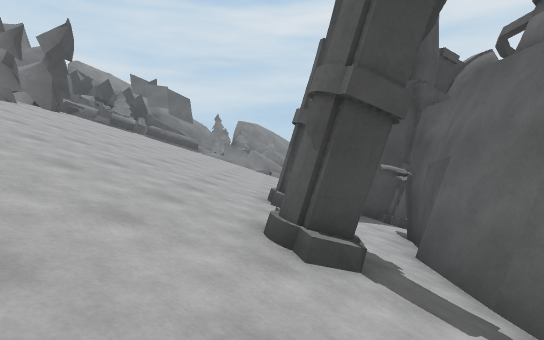
view 1 (above)

20 first-person views from a walk through a Unity game level. The camera is 1.4 m above the floor, tilts 2° down and sees 80° across. The floor is counted in squares, 2 m on a side. Each view is taken from the middle of a square. On the plan, view 1 faces up. The plan holds only what a view shows up to about 10 squares ahead; the rest is blank. The place goes on beyond the plan. The player is left out.

view 2
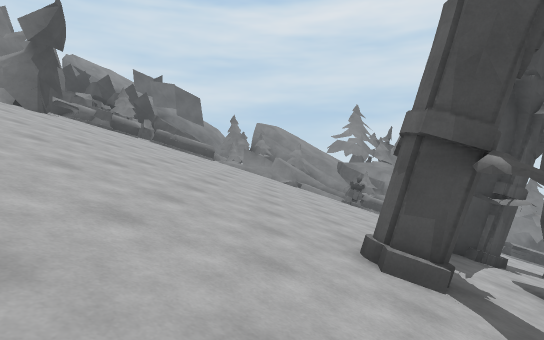

view 3
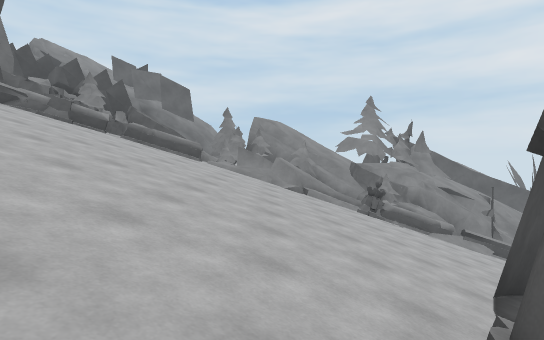

view 4
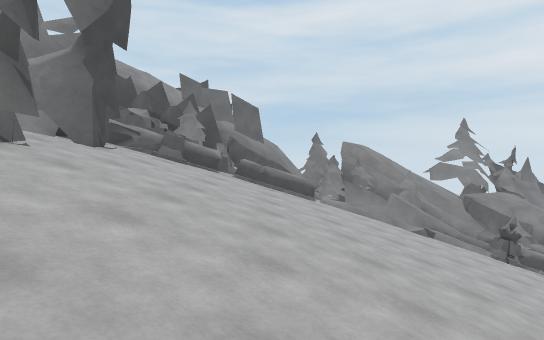

view 5
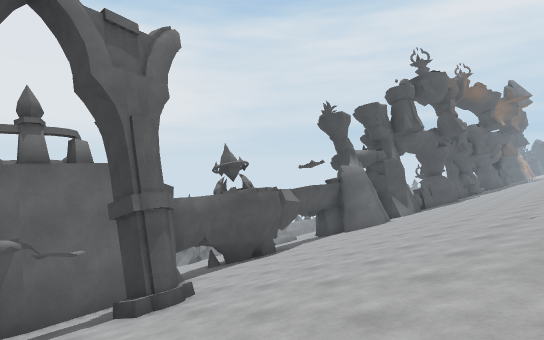

view 6
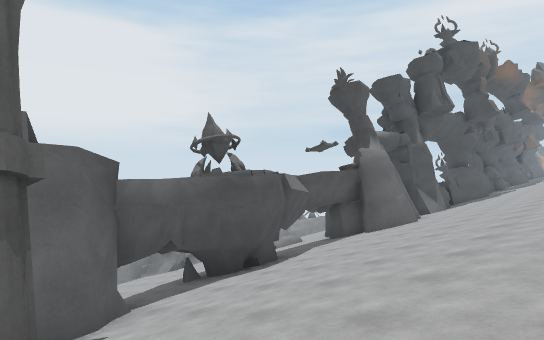

view 7
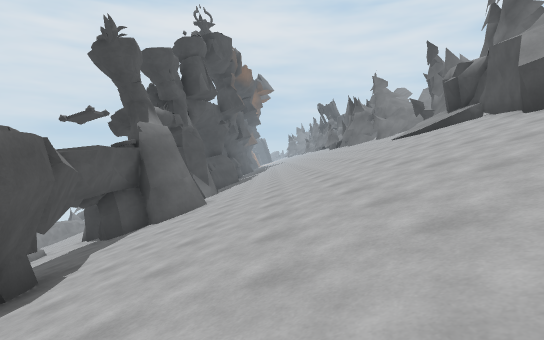

view 8
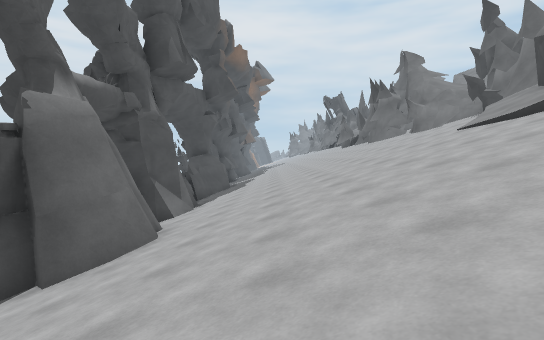

view 9
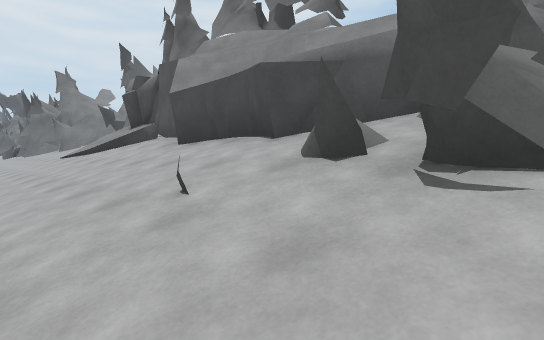

view 10
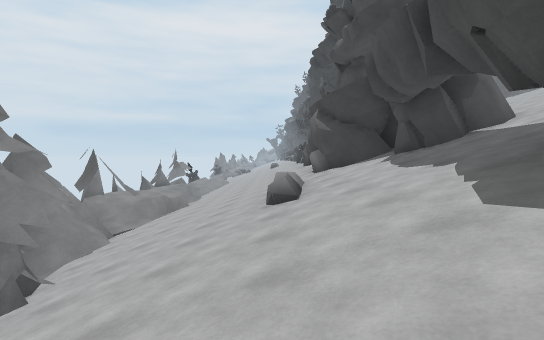

view 11
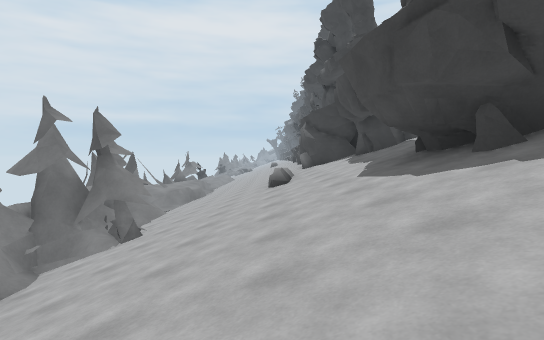

view 12
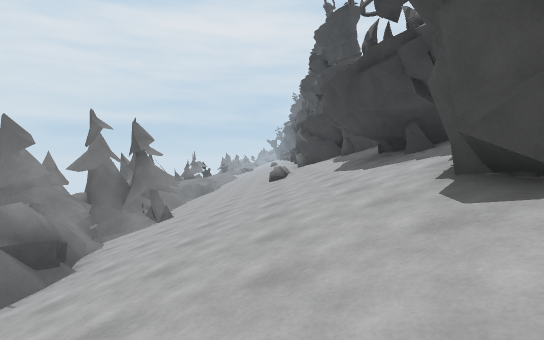

view 13
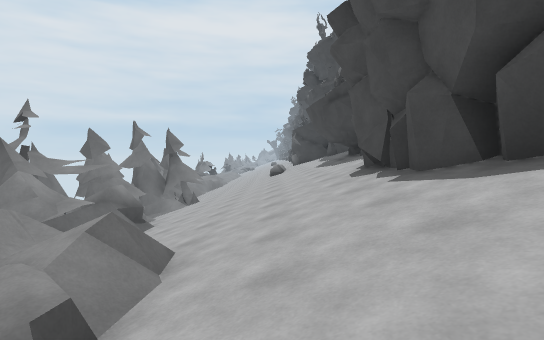

view 14
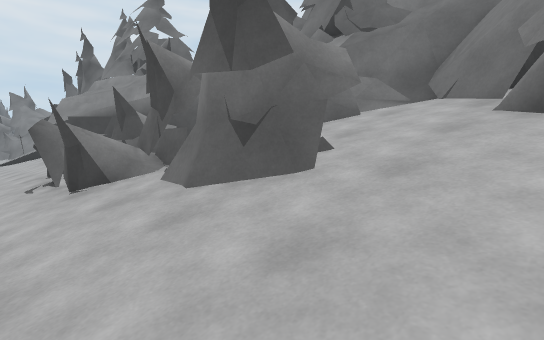

view 15
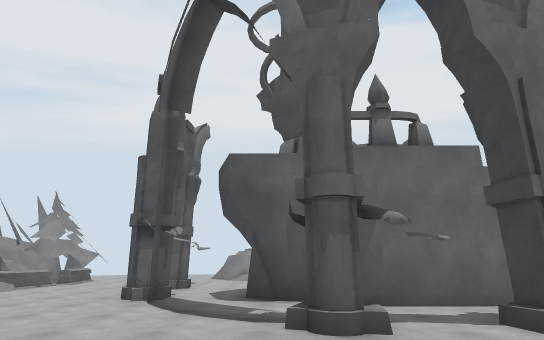

view 16
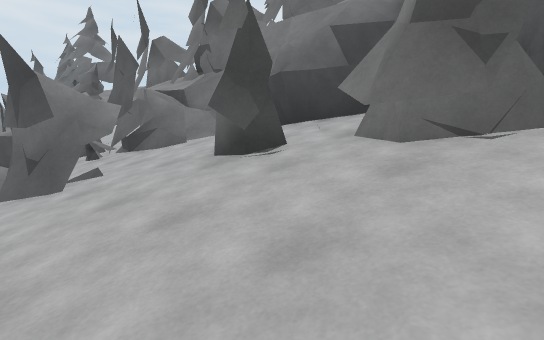

view 17
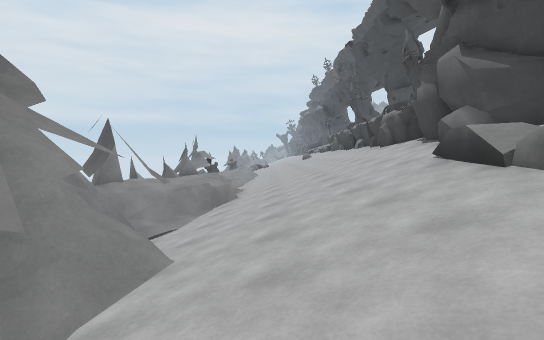

view 18
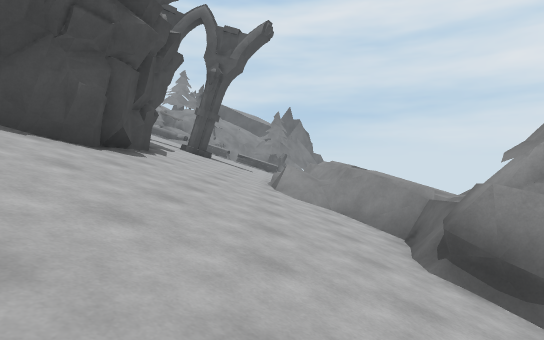

view 19
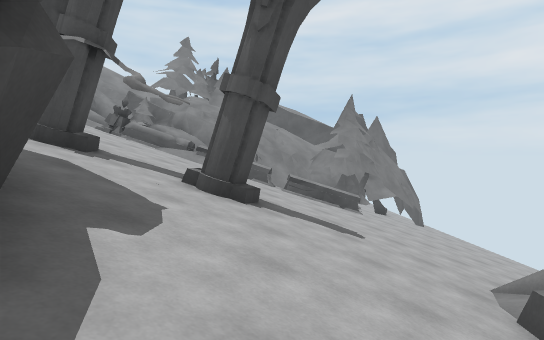

view 20
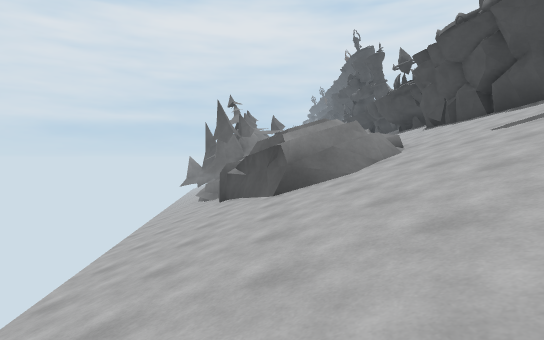

### Floor plan
Key: @ floor where view 1 was taken; # wall or solid block; x gap in a wall; . main floor; : floor 0.25 m higher than the main floor; + floor 0.5 m higher than the main floor; - floor 2.25 m lower than the main floor; * floor 2.5 m higher than the main floor; _ floor 3.75 m lower than the main floor; % floor 4 m higher than the main floor; < floor 4.5 m lower than the main floor; & floor 4.5 m higher than the main floor; $ floor 9.5 m higher than the main floor; / step, stairs or slope; = window, fence, low wall or low ledge; ^ raised ledge; v drop or lower ground.
Columns run from 8 left of view 1 to 14 right of it. Each row starts with its distance up from view 1.
 15      #x#&%
 14 ###= =^^x^v=///.###//
 13 ###===x=^x#=vv=###=//
 12  #^///////////=^/////_
 11 ##////////////////////
 10 ##////////////////////
  9 #////////////#////////
  8 ##////////###/////==//
  7 $////////#=//////=##=/<
  6 ^#///////####///#.+##//
  5 #////////#####///.: #//
  4 #/##/////%#  #///==#=//
  3 ####/////##  #/////=#
  2   ###/////####////=##
  1    ##//////*#/////###
  0 #####///@///=//////##
 -1   ##////////##/////##
 -2    #///////###/////^#
 -3    v////////##////###
 -4    v//////////////###
 -5   ##///////////=///##
 -6   #////////##//////##
 -7   #///////###//////^#
 -8   #////////###/////=#
 -9   #//////// ###////-^
-10  ##/////////###////=##

Positions as (right, up) in squares from view 1, and headings:
1: (0, 0), facing up
2: (-1, 2), facing up
3: (-1, 4), facing up
4: (-4, 5), facing up
5: (-4, 5), facing down-right
6: (-2, 3), facing down-right
7: (0, 2), facing down
8: (0, -2), facing down
9: (-2, 1), facing down-left
10: (7, 0), facing down
11: (7, 3), facing down
12: (7, 5), facing down
13: (7, 8), facing down
14: (-3, 6), facing down-left
15: (-3, 6), facing right
16: (-4, 9), facing down-left
17: (9, -3), facing down
18: (8, -3), facing up
19: (6, 4), facing up
20: (11, 14), facing down
